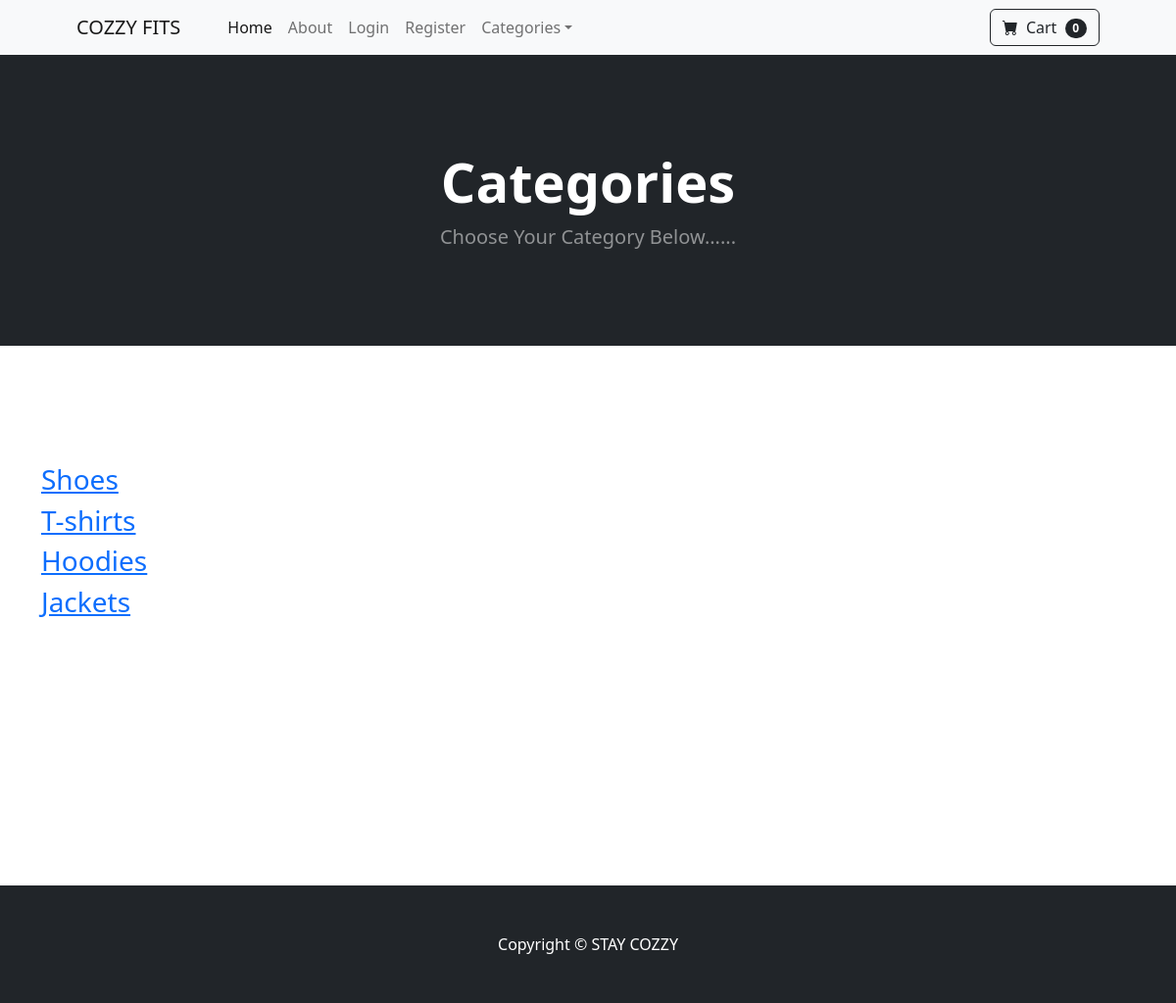
The app's page /category_summary/ with its own data.
### store/models.py (models this page shows)
class Category(models.Model):
    name = models.CharField(max_length=50)
    def __str__(self):
        return self.name
    class Meta:
        verbose_name_plural = 'categories'

### store/views.py (the view)
# urls.py: path('category_summary/', views.category_summary, name='category_summary')
def category_summary(request):
    categories = Category.objects.all()
    return render(request, 'category_summary.html', {"categories":categories})

### cart/cart.py (called while the page is built)
    def __len__(self):
        return len(self.cart)

### cart/context_processors.py (called while the page is built)
def cart(request):
    return{'cart': Cart(request)}

### store/templates/category_summary.html
{% extends 'base.html' %}
{% block content %}
   <header class="bg-dark py-5">
    <div class="container px-4 px-lg-5 my-5">
        <div class="text-center text-white">
            <h1 class="display-4 fw-bolder">Categories</h1>
            <p class="lead fw-normal text-white-50 mb-0">Choose Your Category Below......</p>
        </div>
    </div>
    </header>
    <div class="container">
        <div class="row">
                <div class="col-8">
                    <br>
                    <br>
                    <br>
                    <br>
                    <br>
                    {% for category in categories %}
                    <h3><a href="{% url 'category' category %}">{{ category }}</a></h3>
                    {% endfor %}
                    <br>
                    <br>
                    <br>
                    <br>
                    <br>
                    <br>
                    <br>
                    <br>
                    <br>
                    <br>
                    <br>
                </div>
        </div>
    </div>
{% endblock %}

### records on screen
Category: name "Shoes"
Category: name "T-shirts"
Category: name "Hoodies"
Category: name "Jackets"

### other values on screen
{{ cart|length }} "0"
